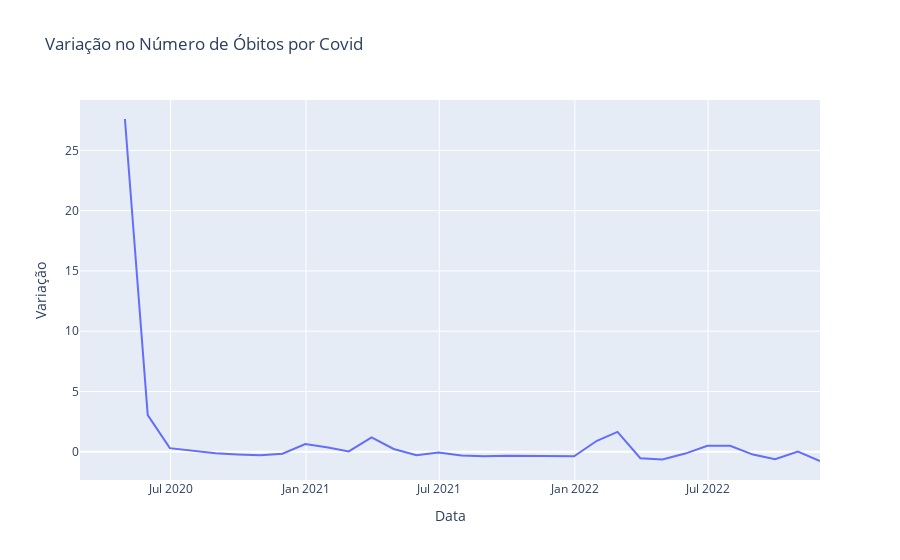

Here is the notebook cell this chart was saved with:
### Code cell
months["deaths_var"] = months["newDeaths"].pct_change()

fig = px.line(months, x=months.index, y=months["deaths_var"], title='Variação no Número de Óbitos por Covid',
             labels = {
                "deaths_var": "Variação",
                "date": "Data"
                })
fig.show()

### Figure 1 — Plotly figure (JSON) as saved in the notebook; plotly's stock layout.template omitted (floating-point values rounded to 4 significant figures)
{"data": [{"hovertemplate": "Data=%{x}<br>Variação=%{y}<extra></extra>", "legendgroup": "", "line": {"color": "#636efa", "dash": "solid"}, "marker": {"symbol": "circle"}, "mode": "lines", "name": "", "orientation": "v", "showlegend": false, "type": "scatter", "x": ["2020-02-29T00:00:00", "2020-03-31T00:00:00", "2020-04-30T00:00:00", "2020-05-31T00:00:00", "2020-06-30T00:00:00", "2020-07-31T00:00:00", "2020-08-31T00:00:00", "2020-09-30T00:00:00", "2020-10-31T00:00:00", "2020-11-30T00:00:00", "2020-12-31T00:00:00", "2021-01-31T00:00:00", "2021-02-28T00:00:00", "2021-03-31T00:00:00", "2021-04-30T00:00:00", "2021-05-31T00:00:00", "2021-06-30T00:00:00", "2021-07-31T00:00:00", "2021-08-31T00:00:00", "2021-09-30T00:00:00", "2021-10-31T00:00:00", "2021-11-30T00:00:00", "2021-12-31T00:00:00", "2022-01-31T00:00:00", "2022-02-28T00:00:00", "2022-03-31T00:00:00", "2022-04-30T00:00:00", "2022-05-31T00:00:00", "2022-06-30T00:00:00", "2022-07-31T00:00:00", "2022-08-31T00:00:00", "2022-09-30T00:00:00", "2022-10-31T00:00:00", "2022-11-30T00:00:00"], "xaxis": "x", "y": [null, null, 27.6, 3.047, 0.3007, 0.08246, -0.1236, -0.2213, -0.2928, -0.1633, 0.6394, 0.3563, 0.03234, 1.193, 0.2308, -0.2874, -0.0592, -0.3088, -0.3693, -0.3244, -0.3208, -0.3755, -0.37, 0.9114, 1.652, -0.5306, -0.6383, -0.15, 0.491, 0.4975, -0.232, -0.6201, 0.02414, -0.7647], "yaxis": "y"}], "layout": {"legend": {"tracegroupgap": 0}, "title": {"text": "Variação no Número de Óbitos por Covid"}, "xaxis": {"anchor": "y", "domain": [0, 1], "title": {"text": "Data"}}, "yaxis": {"anchor": "x", "domain": [0, 1], "title": {"text": "Variação"}}}}
